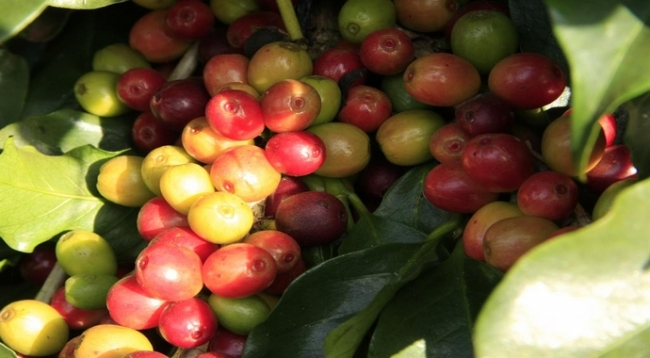
%> input picture Images/Classification/cereja/cereja/41375052b59f3108fad5b6a1334294f5_L (1).jpg, 650 x 358 px
$ octave Untitled.m   (GNU Octave 9; MATLAB toolbox functions it lacks are replaced by stand-ins)
%> lines starting %> are read from the running program, lines starting %| are printed output that depends on the picture; in (x1, y1, x2, y2) boxes, pixels count from 0 and x2, y2 are one past the last pixel; in counts of white or black regions, pixels touching at a corner belong together; the program's own positions count from 1

QdoT00Jd1g0Lclear all
%> (this line was passed over: QdoT00Jd1g0Lclear is not available in this run)
clc

a=imread('41375052b59f3108fad5b6a1334294f5_L (1).jpg');
%> a is the input picture: size 358x650x3 uint8; mean R, G, B 111.9, 88.7, 52.2
[P T Q]=size(a);
%> P = 358; T = 650; Q = 3
a = imresize(a, [P P]);
%> a: size 358x358x3 uint8


%% Espa鏾 de cor LUX
U=zeros(P,P);
X=zeros(P,P);
M=256;
R=a(:,:,1);
G=a(:,:,2);
B=a(:,:,3);

R1=double(R+1);
G1=double(G+1);
B1=double(B+1);

L=(R1.^0.3)*(G1.^0.6)*(B1.^0.1)-1;


for i=1:P
    for j=1:P
        if R(i,j)<L(i,j)
            U(i,j)=(M/2)*(R1(i,j)/(L(i,j)+1));
        else
            U(i,j)=M-(M/2)*((L(i,j)+1)/(R(i,j)+1));
        end
    end
end
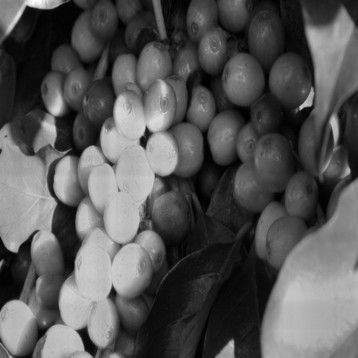
%> U: size 358x358 double; min 1.38e-05, max 0.00439, mean 0.00151; drawn with min black and max white

for i=1:P
    for j=1:P
        if B(j,i)<L(j,i)
           X(j,i)=(M/2)*(B1(j,i)/(L(j,i)+1));
        else
           X(j,i)=M-(M/2)*((L(j,i)+1)/(B1(j,i)));
        end
    end
end
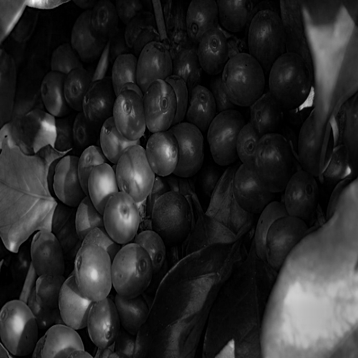
%> X: size 358x358 double; min 1.16e-05, max 0.00417, mean 0.000701; drawn with min black and max white

Lm=max(max(L));
%> Lm = 11556681
Ln=uint8((L*255)/Lm);
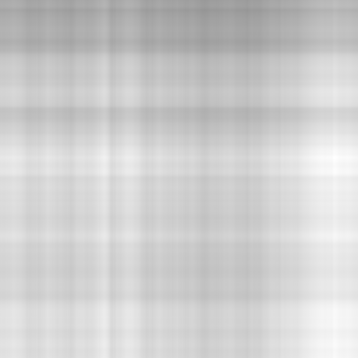
%> Ln: size 358x358 uint8; min 149, max 255, mean 206.2

Um=max(max(U));
%> Um = 0.00439
Un=uint8((U*255)/Um);

Xm=max(max(X));
%> Xm = 0.00417
Xn=uint8((X*255)/Xm);
F=Un-Xn;

[X,Y] = meshgrid(1:P,1:P);
Z = Un;
surf(X,Y,Z)

figure
subplot(2,4,1)
imshow(a)
subplot(2,4,2)
imshow(Un)
subplot(2,4,3)
imshow(Xn)
subplot(2,4,4)
imshow(F)
subplot(2,4,5)
imhist(R)
subplot(2,4,6)
imhist(Un)
subplot(2,4,7)
imhist(Xn)
subplot(2,4,8)
imhist(F)
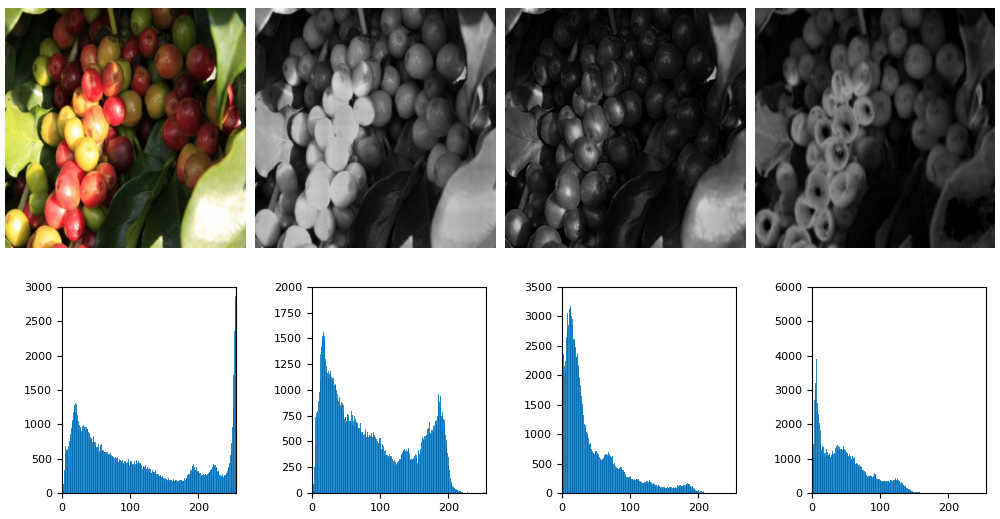
%> figure redrawn from the program's plot data, 8 panels


%% Espa鏾 de cor YCrCb

YCBCR = rgb2ycbcr(a);
%> YCBCR: size 358x358x3 uint8; mean of channels 1, 2, 3 94.6, 108.5, 140.8

Y=a(:,:,1);
Cr=a(:,:,2);
Cb=a(:,:,3);


G=F-Cr;
Z=G+Y;
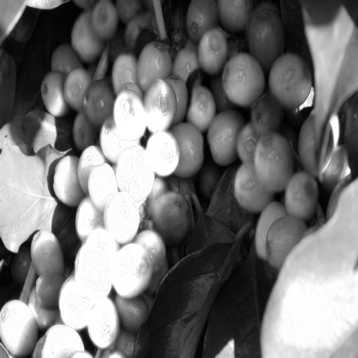
%> Z: size 358x358 uint8; min 0, max 255, mean 117.2


L2=(double(F).^0.3)*(double(Cr).^0.6)*(double(Y).^0.1)-1;
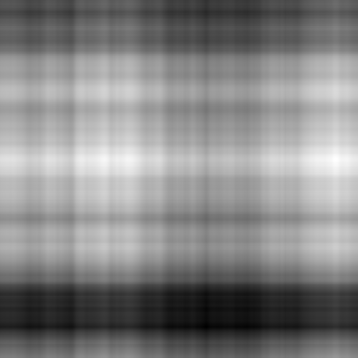
%> L2: size 358x358 double; min 4815218.5, max 9521485.6, mean 7266403.1; drawn with min black and max white

l2m=max(max(L2));
%> l2m = 9521485.6
L2=uint8((L2*255)/l2m);
%> L2: size 358x358 uint8

for i=1:P
    for j=1:P
        if F(i,j)<L2(i,j)
            Cro(i,j)=(1/2)*(Cr(i,j)/(L2(i,j)+1));
        else
            Cro(i,j)=1-(1/2)*((L2(i,j)+1)/(Cr(i,j)+1));
        end
    end
end
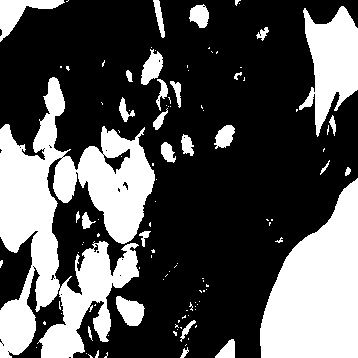
%> Cro: size 358x358 uint8; values 0 (black) and 1 (white), 32.9% white; 111 white regions (82 under 20 px), largest, box (x1, y1, x2, y2) and area: (0, 77, 155, 358) 20872, (260, 178, 358, 358) 11720, (299, 6, 358, 137) 4336


% [11 lines of commented-out code are left out]

$ run again, with Images/Classification/cereja/cereja/1950985_x240.jpg copied over Images/Classification/cereja/cereja/41375052b59f3108fad5b6a1334294f5_L (1).jpg
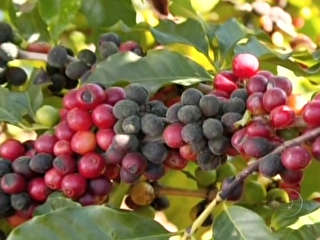
%> input picture Images/Classification/cereja/cereja/1950985_x240.jpg, 320 x 240 px
%> a is the input picture: size 240x320x3 uint8; mean R, G, B 128.2, 108.2, 71.5
%> a: size 240x240x3 uint8
%> after the loop `for i=1:P`:
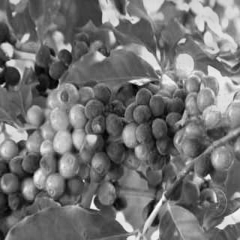
%> U: size 240x240 double; min 2.31e-05, max 0.00626, mean 0.00283; drawn with min black and max white
%> Lm = 6564823.6
%> Um = 0.00626
%> Xm = 0.00555
%> YCBCR: size 240x240x3 uint8; mean of channels 1, 2, 3 110.5, 108.9, 139.4
%> l2m = 5102884.7
%> after the loop `for i=1:P`:
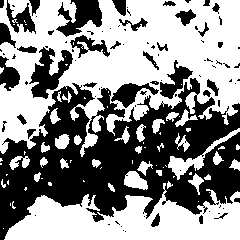
%> Cro: size 240x240 uint8; values 0 (black) and 1 (white), 55.9% white; 92 black regions (58 under 20 px), largest, box (x1, y1, x2, y2) and area: (0, 78, 240, 240) 19212, (29, 47, 73, 99) 1071, (56, 0, 102, 37) 944

$ run again, with Images/Classification/cereja/cereja/2016SCRBOURBO-300x300.jpg copied over Images/Classification/cereja/cereja/41375052b59f3108fad5b6a1334294f5_L (1).jpg
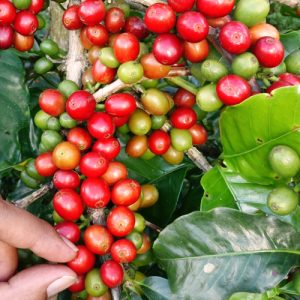
%> input picture Images/Classification/cereja/cereja/2016SCRBOURBO-300x300.jpg, 300 x 300 px
%> a is the input picture: size 300x300x3 uint8; mean R, G, B 144.4, 110.2, 71.6
%> after the loop `for i=1:P`:
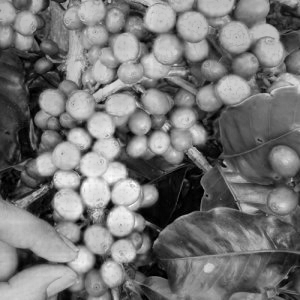
%> U: size 300x300 double; min 1.29e-05, max 0.00438, mean 0.00203; drawn with min black and max white
%> Lm = 10793431.1
%> Um = 0.00438
%> Xm = 0.00368
%> YCBCR: size 300x300x3 uint8; mean of channels 1, 2, 3 115.6, 106, 145.8
%> l2m = 8736708.4
%> after the loop `for i=1:P`:
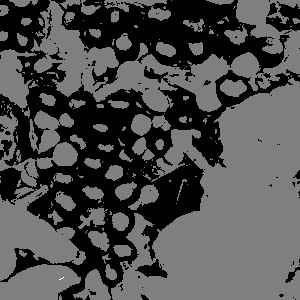
%> Cro: size 300x300 uint8; min 0, max 2, mean 0.608; drawn with min black and max white

$ run again, with Images/Classification/cereja/cereja/7509e462a3d8d057c2c3703354937436--coffee-plant-coffee-coffee.jpg copied over Images/Classification/cereja/cereja/41375052b59f3108fad5b6a1334294f5_L (1).jpg
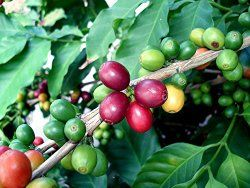
%> input picture Images/Classification/cereja/cereja/7509e462a3d8d057c2c3703354937436--coffee-plant-coffee-coffee.jpg, 250 x 188 px
%> a is the input picture: size 188x250x3 uint8; mean R, G, B 86.9, 123.1, 89
%> a: size 188x188x3 uint8
%> Lm = 4073326.9
%> Um = 0.0129
%> Xm = 0.0133
%> YCBCR: size 188x188x3 uint8; mean of channels 1, 2, 3 109.1, 118.4, 114.6
%> l2m = 1963714.3
%> after the loop `for i=1:P`:
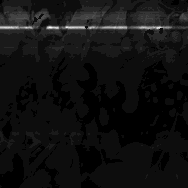
%> Cro: size 188x188 uint8; min 0, max 19, mean 1.27; drawn with min black and max white
